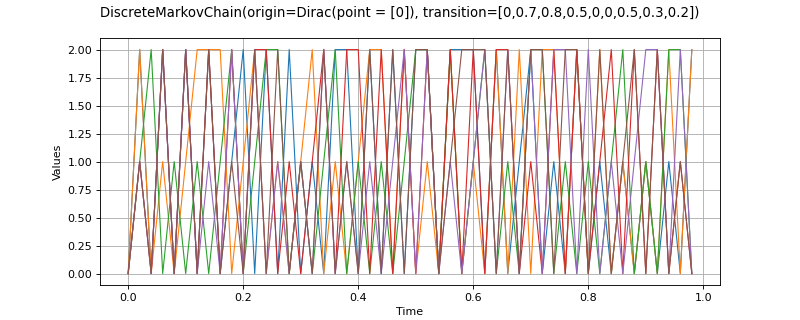

The Python source for this figure:
import openturns as ot
from matplotlib import pyplot as plt
from openturns.viewer import View
if ot.DiscreteMarkovChain().__class__.__name__ == 'Process':
    # default to Gaussian for the interface class
    process = ot.GaussianProcess()
elif ot.DiscreteMarkovChain().__class__.__name__ == 'DiscreteMarkovChain':
    process = ot.DiscreteMarkovChain()
    process.setTransitionMatrix(ot.SquareMatrix([[0.0,0.5,0.5],[0.7,0.0,0.3],[0.8,0.0,0.2]]))
    origin = 0
    process.setOrigin(origin)
else:
    process = ot.DiscreteMarkovChain()
process.setTimeGrid(ot.RegularGrid(0.0, 0.02, 50))
process.setDescription(['$x$'])
sample = process.getSample(6)
sample_graph = sample.drawMarginal(0)
sample_graph.setTitle(str(process))

fig = plt.figure(figsize=(10, 4))
sample_axis = fig.add_subplot(111)
View(sample_graph, figure=fig, axes=[sample_axis], add_legend=False)
